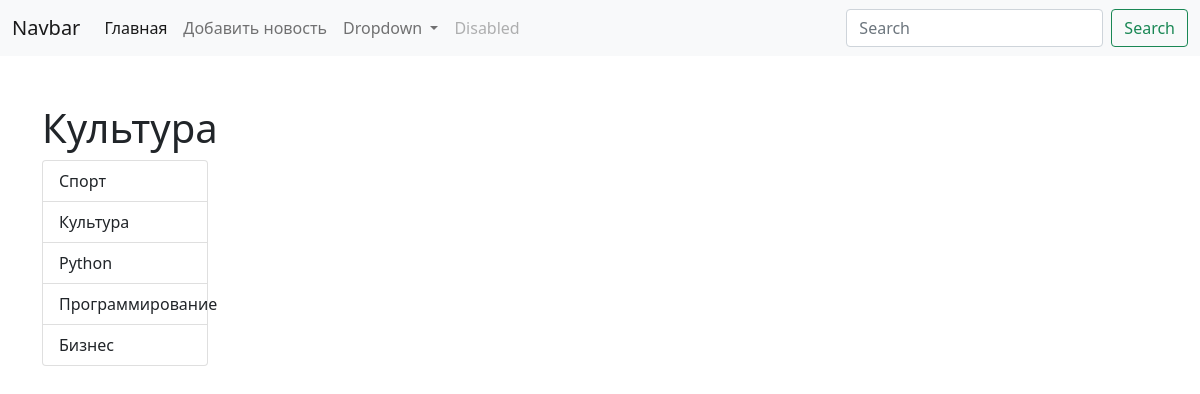
The app's page /category/2, older data.
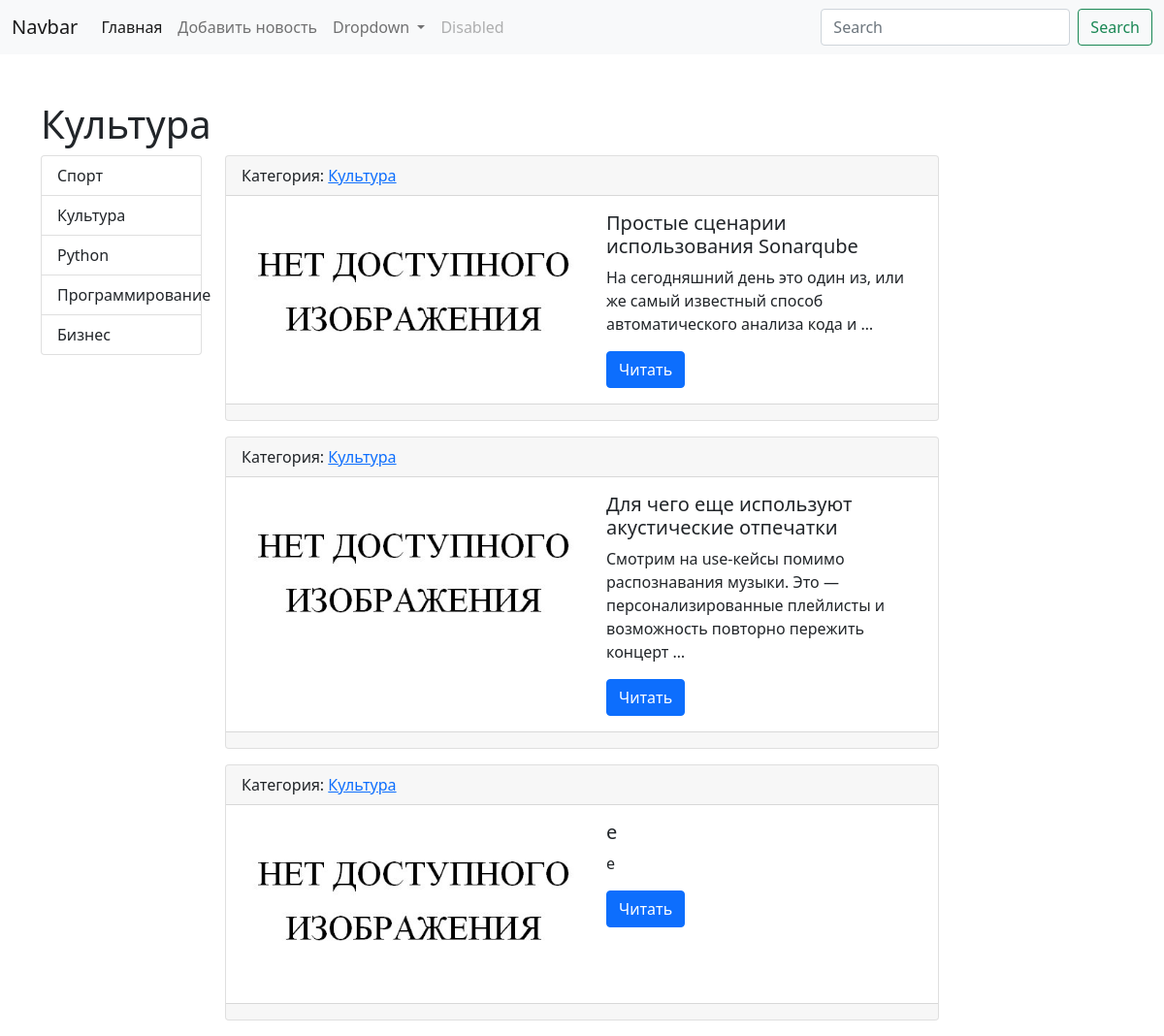
The same page, newer data.
### news/models.py (models this page shows, shortened)
class Category(models.Model):
    category = models.CharField(max_length=100, db_index=True)
    def get_absolute_url(self):
        return reverse("cty_id", kwargs={'category_id': self.pk})
    def __str__(self):
        return self.category
    class Meta:
        verbose_name = "Категория"
        verbose_name_plural = "Категории"
        ordering = ['id']

class News(models.Model):
    caption = models.CharField(null=True,max_length=100, verbose_name="Заголовок")
    text = models.TextField(null=True)
    created_at = models.DateTimeField(null=True,auto_now_add=True, verbose_name="Дата создания")
    updated_at = models.DateTimeField(auto_now=True, verbose_name="Обновленно")
    photo = models.ImageField(upload_to="news/%Y/%m/%d", blank=True)
    is_published = models.BooleanField(default=True, verbose_name="Опубликовано")
    category = models.ForeignKey(Category, on_delete=models.PROTECT, null=True)
    likes = models.BigIntegerField(default=0)
    views = models.BigIntegerField(default=0)
    class Meta:
        verbose_name = "Новость"
        verbose_name_plural = "Новости"
        ordering = ['id']

### news/views.py (the view)
# urls.py: path('category/<int:category_id>', GetCat.as_view(), name="cty_id"),
class GetCat(ListView):
    template_name = "news/news_list.html"
    context_object_name = "news"
    def get_queryset(self, **kwargs):
        return News.objects.filter(category=self.kwargs['category_id'])
    def get_context_data(self, *, object_list=None, **kwargs):
        context = super().get_context_data(**kwargs)
        context["title"] = Category.objects.get(pk=self.kwargs["category_id"]).category
        return context

### news/templatetags/news_tags.py (called while the page is built)
@register.simple_tag()
def categories_get():
    return Category.objects.all()

### news/templates/news/news_list.html
{%extends "news/news_base.html"%}
{%block news%}
{%for i in news%}
<div class="card mb-3">
    <div class="card-header">
        Категория: <a href="{{i.category.get_absolute_url}}">{{i.category}}</a>
    </div>
    <div class="card-body">
        <div class="d-flex">
            <div class="flex-shrink-0">
                {% if i.photo%}
                <img src="{{i.photo.url}}" class="card-img-bottom" style="width: 360px" alt="NOT FOUND">
                {% else %}
                <img src="/media/news/img.png" class="card-img-bottom" style="width: 360px" alt="NOT FOUND">
                {% endif %}
            </div>
            <div class="flex-grow-1 ms-3">
                <h5 class="card-title">{{i.caption}}</h5>
                <p class="card-text">{{i.text|truncatewords:15}}</p>
                <a href="{% url 'one' pk=i.pk %}" class="btn btn-primary">Читать</a>
            </div>
        </div>
    </div>
    <div class="card-footer text-muted">
    </div>
</div>
{%endfor%}
{%endblock%}

### news/templates/news/news_base.html
{%extends "base.html"%}
{%block content%}
{%include "news/inc/_nav.html"%}
<div class="container mt-5">
    <h1>{%block t%}{{title}}{%endblock%}</h1>
    <div class="row">
        <div class="col-md-2">
            {%block sidebar%}
            {%include "news/inc/_sidebar.html"%}
            {%endblock%}
        </div>
        <div class="col-md-8">
            {%block news%}{%endblock%}
        </div>
    </div>
</div>
{%endblock%}

### templates/base.html (shortened to what this page needs)
<!doctype html>
<html lang="en">
  <head>
    <link href="https://cdn.jsdelivr.net/npm/bootstrap@5.1.3/dist/css/bootstrap.min.css" rel="stylesheet">
  </head>
  <body>
  {%block content%}{%endblock%}
  </body>
</html>

### news/templates/news/inc/_nav.html (shortened to what this page needs)
<nav class="navbar navbar-expand-lg navbar-light bg-light">
    <div class="container-fluid">
        <a class="navbar-brand" href="#">Navbar</a>
        <div class="collapse navbar-collapse" id="navbarSupportedContent">
            <ul class="navbar-nav me-auto mb-2 mb-lg-0">
                <li class="nav-item">
                    <a class="nav-link active" aria-current="page" href="/">Главная</a>
                </li>
                <li class="nav-item">
                    <a class="nav-link" href="/add_news">Добавить новость</a>
                </li>
                <li class="nav-item dropdown">
                    <a class="nav-link dropdown-toggle" href="#" id="navbarDropdown" role="button"
                       data-bs-toggle="dropdown" aria-expanded="false">
                        Dropdown
                    </a>
                </li>
                <li class="nav-item">
                    <a class="nav-link disabled">Disabled</a>
                </li>
            </ul>
            <form class="d-flex">
                <input class="form-control me-2" type="search" placeholder="Search" aria-label="Search">
                <button class="btn btn-outline-success" type="submit">Search</button>
            </form>
        </div>
    </div>
</nav>

### news/templates/news/inc/_sidebar.html
{%load news_tags%}
<ul class="list-group">
    {%categories_get as categories%}
    {%for i in categories%}
    <a href="{% url 'cty_id' category_id=i.pk %}" class="list-group-item">{{i.category}}</a>
    {%endfor%}
</ul>

Row changes from the older to the newer data that the page shows:
added News: category "Культура", caption "Простые сценарии использования Sonarqube", text "На сегодняшний день это один из, или же самый известный способ автоматического анализа кода и …"
added News: category "Культура", caption "Для чего еще используют акустические отпечатки", text "Смотрим на use-кейсы помимо распознавания музыки. Это — персонализированные плейлисты и возможность повторно пережить концерт …"
added News: category "Культура", caption "e", text "e"
